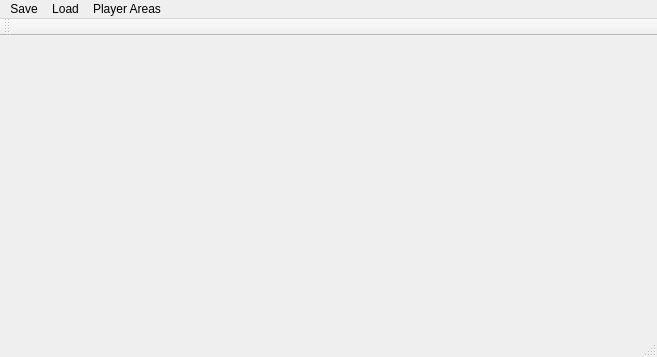
<?xml version="1.0" encoding="UTF-8"?>
<ui version="4.0">
 <class>MainWindow</class>
 <widget class="QMainWindow" name="MainWindow">
  <property name="geometry">
   <rect>
    <x>0</x>
    <y>0</y>
    <width>657</width>
    <height>357</height>
   </rect>
  </property>
  <property name="windowTitle">
   <string>MainWindow</string>
  </property>
  <widget class="QWidget" name="centralWidget"/>
  <widget class="QMenuBar" name="menuBar">
   <property name="geometry">
    <rect>
     <x>0</x>
     <y>0</y>
     <width>657</width>
     <height>21</height>
    </rect>
   </property>
   <widget class="QMenu" name="menuMenu1">
    <property name="title">
     <string>Save</string>
    </property>
    <addaction name="actionSave1"/>
    <addaction name="actionSave2"/>
    <addaction name="actionSave3"/>
   </widget>
   <widget class="QMenu" name="menuLoad">
    <property name="title">
     <string>Load</string>
    </property>
    <addaction name="actionLoad1"/>
    <addaction name="actionLoad2"/>
    <addaction name="actionLoad3"/>
   </widget>
   <widget class="QMenu" name="menuPlayerAreas">
    <property name="title">
     <string>Player Areas</string>
    </property>
    <addaction name="actionShow"/>
    <addaction name="actionHide"/>
   </widget>
   <addaction name="menuMenu1"/>
   <addaction name="menuLoad"/>
   <addaction name="menuPlayerAreas"/>
  </widget>
  <widget class="QToolBar" name="mainToolBar">
   <attribute name="toolBarArea">
    <enum>TopToolBarArea</enum>
   </attribute>
   <attribute name="toolBarBreak">
    <bool>false</bool>
   </attribute>
  </widget>
  <widget class="QStatusBar" name="statusBar"/>
  <action name="actionSave1">
   <property name="text">
    <string>Save1</string>
   </property>
  </action>
  <action name="actionSave2">
   <property name="text">
    <string>Save2</string>
   </property>
  </action>
  <action name="actionSave3">
   <property name="text">
    <string>Save3</string>
   </property>
  </action>
  <action name="actionLoad1">
   <property name="text">
    <string>Load1</string>
   </property>
  </action>
  <action name="actionLoad2">
   <property name="text">
    <string>Load2</string>
   </property>
  </action>
  <action name="actionLoad3">
   <property name="text">
    <string>Load3</string>
   </property>
  </action>
  <action name="actionShow">
   <property name="text">
    <string>Show</string>
   </property>
  </action>
  <action name="actionHide">
   <property name="text">
    <string>Hide</string>
   </property>
  </action>
 </widget>
 <layoutdefault spacing="6" margin="11"/>
 <resources/>
 <connections/>
</ui>
